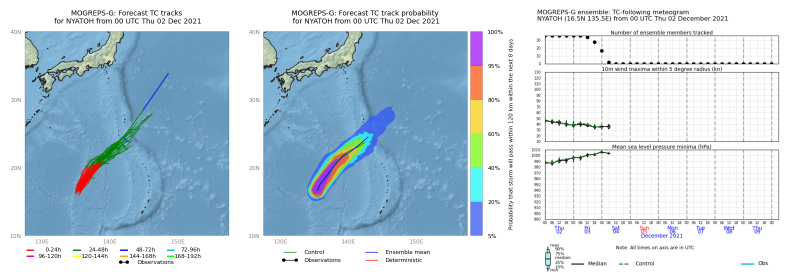
#> input picture test_resources/chromacity_example.png, 1573 x 549 px (shown at 1/2 size)
$ python -i savefig.py   (imports and definitions only)   (older library calls are emulated)
#> lines starting #> are read from the running program, lines starting #| are printed output that depends on the picture
'''
This module contains a wrapper for matplotlib.pyplot.savefig. The primary
function of the wrapper is to add image metadata taggging and database storage
of that metadata.

As the output images are already being post-processed to add the metadata,
basic image manipulation options are included to crop images, add logos and
reduce their file size by simplifying their colour palette.

.. moduleauthor:: Melissa Brooks https://github.com/melissaebrooks

(C) Crown copyright Met Office. All rights reserved.
Released under BSD 3-Clause License. See LICENSE for more details.

'''

import os
import sys
import io
import sqlite3
import pdb
from datetime import datetime
import matplotlib.pyplot as plt
# image manipulations:
from PIL import Image, ImageChops, PngImagePlugin
import numpy as np

from ImageMetaTag import db, META_IMG_FORMATS, RESERVED_TAGS
from ImageMetaTag import POSTPROC_IMG_FORMATS, DPI_IMG_FORMATS
from ImageMetaTag import DEFAULT_DB_TIMEOUT, DEFAULT_DB_ATTEMPTS

THUMB_DEFAULT_IMG_SIZE = 150, 150
THUMB_DEFAULT_DIR_NAME = 'thumbnail'

# [759 lines left out: functions savefig, image_file_postproc, _im_P256, _im_PWEB, _im_trim, _im_getbbox_for_trim and 8 more, not called in this run]

>>> from PIL import Image
>>> picture = Image.open('../test_resources/chromacity_example.png')
#> picture is the input picture: PIL image 1573x549 RGBA; mean R, G, B, A 192.8, 210.5, 222.6, 255
>>> result = _img_stong_resize(picture)
#> in _img_premultiplyAlpha, `transparent = Image.new("RGBA", img_obj.size, (0, 0, 0, 0))`: transparent: PIL image 1573x549 RGBA; every value is 0
#> in _img_stong_resize, `res_img_obj = new_img_obj.resize(size, Image.LANCZOS)`:
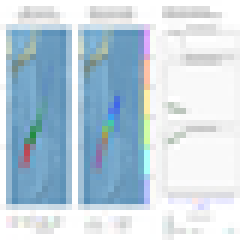
#> res_img_obj: PIL image 40x40 RGBA (shown 6 times larger); mean R, G, B, A 192, 209.9, 222.1, 255
